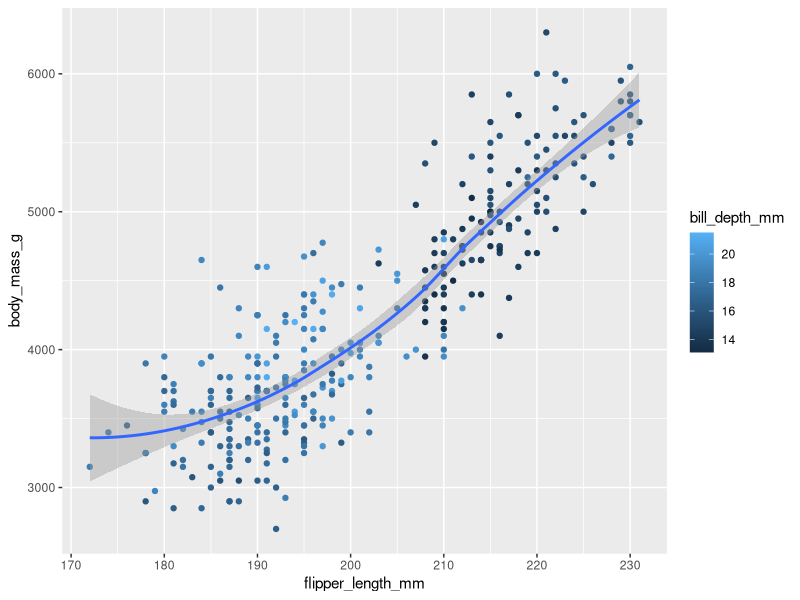

Source code (R):
## ---- chunk 1
x <- (3*(4+2))
## ---- chunk 2
Q2 <- x*pi
## ---- chunk 3
    getwd()
## ---- chunk 4
numbers <- c(sample(1 : 10, size = 10, replace = F)) 
print(numbers)
## ---- chunk 5
characters <- c("A", "B", "C","D","E","F")
print(characters)
## ---- chunk 6
integers <- c(1:10)
print(integers)
## ---- chunk 7
v1 <- 1:3
v2 <- c(1:4)
v1 + v2
## ---- chunk 8
c(1, 5, 9) + 3
## ---- chunk 9
rm(list=ls())
## ---- chunk 10
library(tidyverse)
message =FALSE
## ---- chunk 11
library(tidyverse)
library(palmerpenguins)

glimpse(penguins)



ggplot(data=penguins, 
       mapping = aes(x = flipper_length_mm, y = body_mass_g, color = bill_depth_mm)) + geom_point() + geom_smooth(method ="loess")
